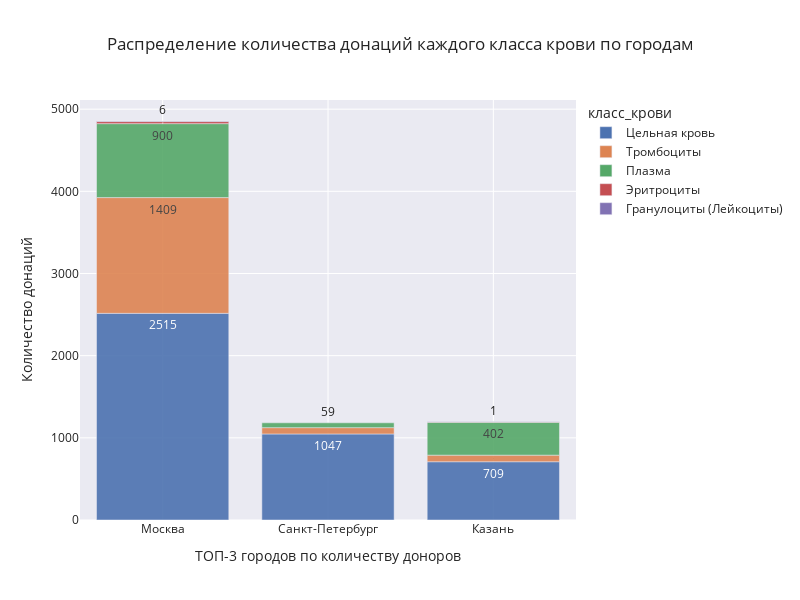

Notebook code cell kept with this figure:
### Markdown cell above
### 4.3 Распределение доноров по классу крови и городу

### Code cell
#для наглядности визуализации, рассмотрим группы городов, которые выделили ранее

donor_blood_class_city_slarge = (
    df.query('город == "Москва" | город == "Санкт-Петербург" | город == "Казань"')
    .groupby(['город', 'класс_крови'])[['класс_крови']].count()
    .rename(columns={'класс_крови':'количество'})
    .sort_values(by=['количество'], ascending=False)
    .reset_index()
)
#donor_blood_class_city_slarge

barchart_blood_class_city_slarge = px.bar(
    data_frame=donor_blood_class_city_slarge,
    y="количество",
    x="город",
    color="класс_крови",
    opacity=0.9,                  
    orientation="v",              
    barmode='relative',
    #color_discrete_sequence=['palevioletred'],               
    color_continuous_scale=px.colors.sequential.Burg,       
#     color_continuous_midpoint=100,                          
    range_color=[1,10000],                                   
    text='количество',            
    hover_name='город',  
    #hover_data=['количество'],       
    labels={"количество":"Количество донаций", "город":"ТОП-3 городов по количеству доноров"},           
    title='Распределение количества донаций каждого класса крови по городам', 
    width=800,                  
    height=600,                   
    template='seaborn',            
)
barchart_blood_class_city_slarge

### Figure 1 — Plotly figure (JSON) as saved in the notebook; plotly's stock layout.template omitted (floating-point values rounded to 4 significant figures)
{"data": [{"alignmentgroup": "True", "hovertemplate": "<b>%{hovertext}</b><br><br>класс_крови=Цельная кровь<br>ТОП-3 городов по количеству доноров=%{x}<br>Количество донаций=%{text}<extra></extra>", "hovertext": ["Москва", "Санкт-Петербург", "Казань"], "legendgroup": "Цельная кровь", "marker": {"color": "rgb(76,114,176)", "opacity": 0.9, "pattern": {"shape": ""}}, "name": "Цельная кровь", "offsetgroup": "Цельная кровь", "orientation": "v", "showlegend": true, "text": [2515, 1047, 709], "textposition": "auto", "type": "bar", "x": ["Москва", "Санкт-Петербург", "Казань"], "xaxis": "x", "y": [2515, 1047, 709], "yaxis": "y"}, {"alignmentgroup": "True", "hovertemplate": "<b>%{hovertext}</b><br><br>класс_крови=Тромбоциты<br>ТОП-3 городов по количеству доноров=%{x}<br>Количество донаций=%{text}<extra></extra>", "hovertext": ["Москва", "Казань", "Санкт-Петербург"], "legendgroup": "Тромбоциты", "marker": {"color": "rgb(221,132,82)", "opacity": 0.9, "pattern": {"shape": ""}}, "name": "Тромбоциты", "offsetgroup": "Тромбоциты", "orientation": "v", "showlegend": true, "text": [1409, 80, 77], "textposition": "auto", "type": "bar", "x": ["Москва", "Казань", "Санкт-Петербург"], "xaxis": "x", "y": [1409, 80, 77], "yaxis": "y"}, {"alignmentgroup": "True", "hovertemplate": "<b>%{hovertext}</b><br><br>класс_крови=Плазма<br>ТОП-3 городов по количеству доноров=%{x}<br>Количество донаций=%{text}<extra></extra>", "hovertext": ["Москва", "Казань", "Санкт-Петербург"], "legendgroup": "Плазма", "marker": {"color": "rgb(85,168,104)", "opacity": 0.9, "pattern": {"shape": ""}}, "name": "Плазма", "offsetgroup": "Плазма", "orientation": "v", "showlegend": true, "text": [900, 402, 59], "textposition": "auto", "type": "bar", "x": ["Москва", "Казань", "Санкт-Петербург"], "xaxis": "x", "y": [900, 402, 59], "yaxis": "y"}, {"alignmentgroup": "True", "hovertemplate": "<b>%{hovertext}</b><br><br>класс_крови=Эритроциты<br>ТОП-3 городов по количеству доноров=%{x}<br>Количество донаций=%{text}<extra></extra>", "hovertext": ["Москва", "Казань"], "legendgroup": "Эритроциты", "marker": {"color": "rgb(196,78,82)", "opacity": 0.9, "pattern": {"shape": ""}}, "name": "Эритроциты", "offsetgroup": "Эритроциты", "orientation": "v", "showlegend": true, "text": [26, 3], "textposition": "auto", "type": "bar", "x": ["Москва", "Казань"], "xaxis": "x", "y": [26, 3], "yaxis": "y"}, {"alignmentgroup": "True", "hovertemplate": "<b>%{hovertext}</b><br><br>класс_крови=Гранулоциты (Лейкоциты)<br>ТОП-3 городов по количеству доноров=%{x}<br>Количество донаций=%{text}<extra></extra>", "hovertext": ["Москва", "Казань"], "legendgroup": "Гранулоциты (Лейкоциты)", "marker": {"color": "rgb(129,114,179)", "opacity": 0.9, "pattern": {"shape": ""}}, "name": "Гранулоциты (Лейкоциты)", "offsetgroup": "Гранулоциты (Лейкоциты)", "orientation": "v", "showlegend": true, "text": [6, 1], "textposition": "auto", "type": "bar", "x": ["Москва", "Казань"], "xaxis": "x", "y": [6, 1], "yaxis": "y"}], "layout": {"barmode": "relative", "height": 600, "legend": {"title": {"text": "класс_крови"}, "tracegroupgap": 0}, "title": {"text": "Распределение количества донаций каждого класса крови по городам"}, "width": 800, "xaxis": {"anchor": "y", "domain": [0, 1], "title": {"text": "ТОП-3 городов по количеству доноров"}}, "yaxis": {"anchor": "x", "domain": [0, 1], "title": {"text": "Количество донаций"}}}}
